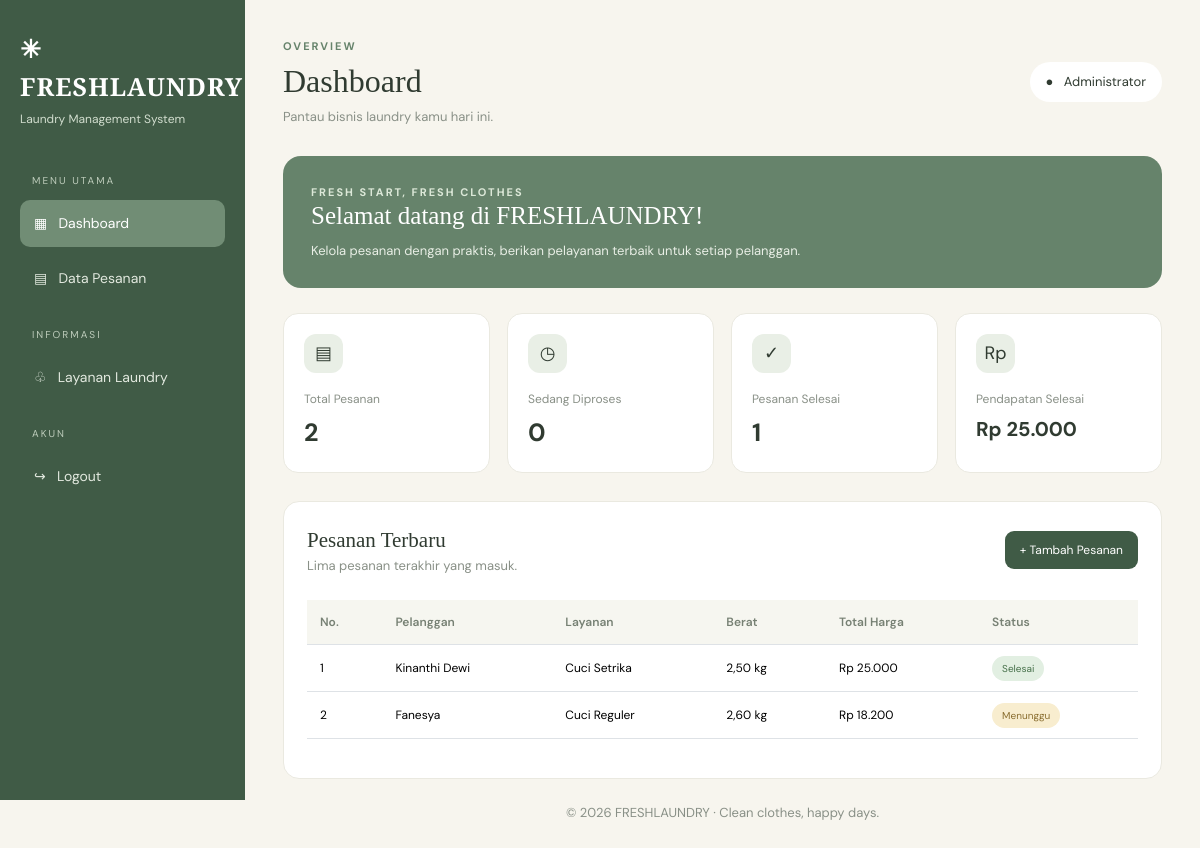
Page /freshlaundry/index.php (signed in) on the committed database.
### tables this page shows
CREATE TABLE `pesanan` (
  `id` int(11) NOT NULL,
  `nama_pelanggan` varchar(100) NOT NULL,
  `no_hp` varchar(20) NOT NULL,
  `layanan` varchar(50) NOT NULL,
  `berat` decimal(6,2) NOT NULL,
  `total_harga` int(11) NOT NULL,
  `status` enum('Menunggu','Diproses','Selesai') DEFAULT 'Menunggu',
  `tanggal` datetime DEFAULT current_timestamp(),
  `foto_baju` varchar(255) DEFAULT NULL
);

### freshlaundry/index.php (the view, shortened to what this page needs)
<?php
require "config.php";
$totalQuery = mysqli_query($conn, "SELECT COUNT(*) AS total FROM pesanan");
$totalData = mysqli_fetch_assoc($totalQuery);
$totalPesanan = $totalData['total'];
$prosesQuery = mysqli_query($conn, "SELECT COUNT(*) AS total FROM pesanan WHERE status = 'Diproses'");
$prosesData = mysqli_fetch_assoc($prosesQuery);
$pesananProses = $prosesData['total'];
$selesaiQuery = mysqli_query($conn, "SELECT COUNT(*) AS total FROM pesanan WHERE status = 'Selesai'");
$selesaiData = mysqli_fetch_assoc($selesaiQuery);
$pesananSelesai = $selesaiData['total'];
$pendapatanQuery = mysqli_query($conn, "SELECT COALESCE(SUM(total_harga), 0) AS total FROM pesanan WHERE status = 'Selesai'");
$pendapatanData = mysqli_fetch_assoc($pendapatanQuery);
$pendapatan = $pendapatanData['total'];
$terbaru = mysqli_query($conn, "SELECT * FROM pesanan ORDER BY id DESC LIMIT 5");
?>
<!DOCTYPE html>
<html lang="id">
<head>
    <link href="https://cdn.jsdelivr.net/npm/bootstrap@5.3.3/dist/css/bootstrap.min.css" rel="stylesheet">
</head>
<body>
<aside class="sidebar">
    <div class="brand">✳ FRESHLAUNDRY</div>
    <div class="brand-sub">Laundry Management System</div>
    <div class="menu-label">MENU UTAMA</div>
    <a href="index.php" class="menu-link active">▦ &nbsp; Dashboard</a>
    <a href="pesanan.php" class="menu-link">▤ &nbsp; Data Pesanan</a>
    <div class="menu-label">INFORMASI</div>
    <a href="layanan.php" class="menu-link">♧ &nbsp; Layanan Laundry</a>
    <div class="menu-label">AKUN</div>
    <a href="logout.php" class="menu-link">↪ &nbsp; Logout</a>
</aside>
<main class="main">
    <div class="topline">
        <div>
            <div class="eyebrow">OVERVIEW</div>
            <h1>Dashboard</h1>
            <div class="subtitle">Pantau bisnis laundry kamu hari ini.</div>
        </div>
        <div class="admin">● &nbsp; Administrator</div>
    </div>
    <section class="welcome">
        <div class="eyebrow" style="color:#DCE8D8;">FRESH START, FRESH CLOTHES</div>
        <h2>Selamat datang di FRESHLAUNDRY!</h2>
        <p>Kelola pesanan dengan praktis, berikan pelayanan terbaik untuk setiap pelanggan.</p>
    </section>
    <section class="stats">
        <div class="stat-card">
            <div class="stat-icon">▤</div>
            <div class="stat-label">Total Pesanan</div>
            <div class="stat-value"><?= $totalPesanan ?></div>
        </div>
        <div class="stat-card">
            <div class="stat-icon">◷</div>
            <div class="stat-label">Sedang Diproses</div>
            <div class="stat-value"><?= $pesananProses ?></div>
        </div>
        <div class="stat-card">
            <div class="stat-icon">✓</div>
            <div class="stat-label">Pesanan Selesai</div>
            <div class="stat-value"><?= $pesananSelesai ?></div>
        </div>
        <div class="stat-card">
            <div class="stat-icon">Rp</div>
            <div class="stat-label">Pendapatan Selesai</div>
            <div class="stat-value" style="font-size:20px;">
                Rp <?= number_format($pendapatan, 0, ',', '.') ?>
            </div>
        </div>
    </section>
    <section class="section-card">
        <div class="d-flex justify-content-between align-items-center gap-3 mb-4">
            <div>
                <div class="section-title">Pesanan Terbaru</div>
                <div class="subtitle">Lima pesanan terakhir yang masuk.</div>
            </div>
            <a href="tambah.php" class="btn-sage">+ Tambah Pesanan</a>
        </div>
        <div class="table-responsive">
            <table class="table">
                <thead>
                    <tr>
                        <th>No.</th>
                        <th>Pelanggan</th>
                        <th>Layanan</th>
                        <th>Berat</th>
                        <th>Total Harga</th>
                        <th>Status</th>
                    </tr>
                </thead>
                <tbody>
                <?php if (mysqli_num_rows($terbaru) > 0): ?>
                    <?php $no = 1; ?>
                    <?php while ($row = mysqli_fetch_assoc($terbaru)): ?>
                    <tr>
                        <td><?= $no++ ?></td>
                        <td><?= htmlspecialchars($row['nama_pelanggan']) ?></td>
                        <td><?= htmlspecialchars($row['layanan']) ?></td>
                        <td><?= number_format((float)$row['berat'], 2, ',', '.') ?> kg</td>
                        <td>Rp <?= number_format($row['total_harga'], 0, ',', '.') ?></td>
                        <td>
                            <span class="status <?= htmlspecialchars($row['status']) ?>">
                                <?= htmlspecialchars($row['status']) ?>
                            </span>
                        </td>
                    </tr>
                    <?php endwhile; ?>
                <?php endif; ?>
                </tbody>
            </table>
        </div>
    </section>
    <div class="text-center subtitle mt-4">
        © <?= date('Y') ?> FRESHLAUNDRY · Clean clothes, happy days.
    </div>
</main>
</body>
</html>

### freshlaundry/index.php (style rules this page uses)
:root { --sage: #66836B; --sage-dark: #405B46; --cream: #F7F5EE; --white: #FFFFFF; --text: #303B31; --muted: #899087; }
* { box-sizing: border-box; }
body { margin: 0; background: var(--cream); color: var(--text); font-family: 'DM Sans', sans-serif; }
.sidebar { width: 245px; min-height: 100vh; background: var(--sage-dark); color: white; position: fixed; top: 0; left: 0; padding: 30px 20px; }
.brand { font-family: 'Playfair Display', serif; font-size: 25px; font-weight: 700; letter-spacing: 1px; margin-bottom: 5px; }
.brand-sub { color: #D1DDCE; font-size: 12px; margin-bottom: 45px; }
.menu-label { font-size: 10px; letter-spacing: 2px; color: #BDCCBB; margin: 25px 12px 12px; }
.menu-link { display: block; color: #E2E9DF; text-decoration: none; padding: 13px 14px; border-radius: 10px; margin-bottom: 8px; font-size: 14px; transition: .2s; }
.menu-link:hover, .menu-link.active { background: #718D75; color: white; }
.main { margin-left: 245px; padding: 38px; }
.topline { display: flex; justify-content: space-between; align-items: center; gap: 15px; margin-bottom: 30px; }
.eyebrow { color: var(--sage); font-size: 11px; font-weight: 700; letter-spacing: 2px; }
h1 { font-family: 'Playfair Display', serif; font-size: 32px; margin: 7px 0; }
.subtitle { color: var(--muted); font-size: 13px; }
.admin { background: white; border-radius: 30px; padding: 10px 16px; font-size: 13px; white-space: nowrap; }
.welcome { background: var(--sage); color: white; border-radius: 18px; padding: 28px; margin-bottom: 25px; position: relative; overflow: hidden; }
.welcome h2 { font-family: 'Playfair Display', serif; font-size: 25px; margin-bottom: 10px; }
.welcome p { color: #E8EEE5; font-size: 13px; margin-bottom: 0; }
.stats { display: grid; grid-template-columns: repeat(4, minmax(0, 1fr)); gap: 17px; margin-bottom: 28px; }
.stat-card { background: white; border: 1px solid #EAE9E0; border-radius: 15px; padding: 20px; min-width: 0; }
.stat-icon { width: 39px; height: 39px; display: flex; align-items: center; justify-content: center; border-radius: 12px; background: #E9EFE6; margin-bottom: 17px; font-size: 18px; }
.stat-label { color: var(--muted); font-size: 12px; }
.stat-value { font-size: 25px; font-weight: 700; margin-top: 6px; overflow-wrap: anywhere; }
.section-card { background: white; border: 1px solid #EAE9E0; border-radius: 16px; padding: 23px; }
.section-title { font-family: 'Playfair Display', serif; font-size: 21px; }
.btn-sage { background: var(--sage-dark); color: white; border-radius: 9px; padding: 10px 15px; font-size: 12px; text-decoration: none; border: none; display: inline-block; }
.table { font-size: 12px; vertical-align: middle; }
.table thead th { background: #F6F6F0; color: #778174; font-weight: 600; padding: 13px; white-space: nowrap; }
.table tbody td { padding: 14px 13px; }
.status { padding: 6px 10px; border-radius: 20px; font-size: 10px; white-space: nowrap; }
.Menunggu { background: #F8EDCF; color: #896D2F; }
.Selesai { background: #E2EFE2; color: #47714B; }

### rows in the picture
pesanan: nama_pelanggan "Kinanthi Dewi", layanan "Cuci Setrika", berat "2,50", total_harga "25.000", status "Selesai"
pesanan: nama_pelanggan "Fanesya", layanan "Cuci Reguler", berat "2,60", total_harga "18.200", status "Menunggu"

### other values in the picture
$totalPesanan "2"
$pesananProses "0"
$pesananSelesai "1"
$pendapatan "25.000"
